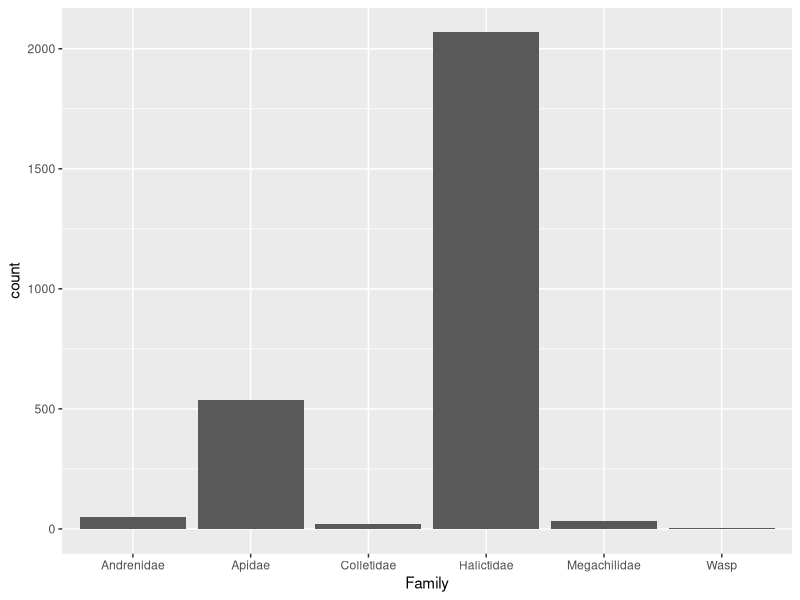
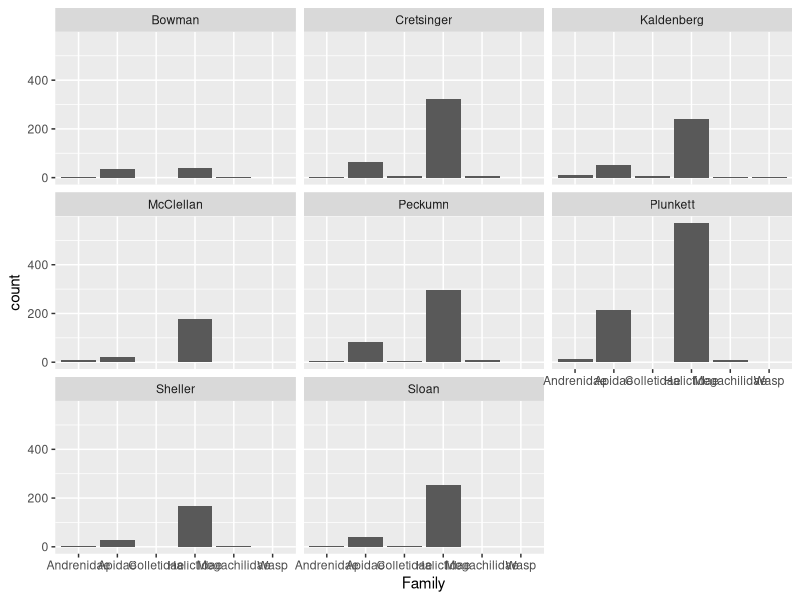
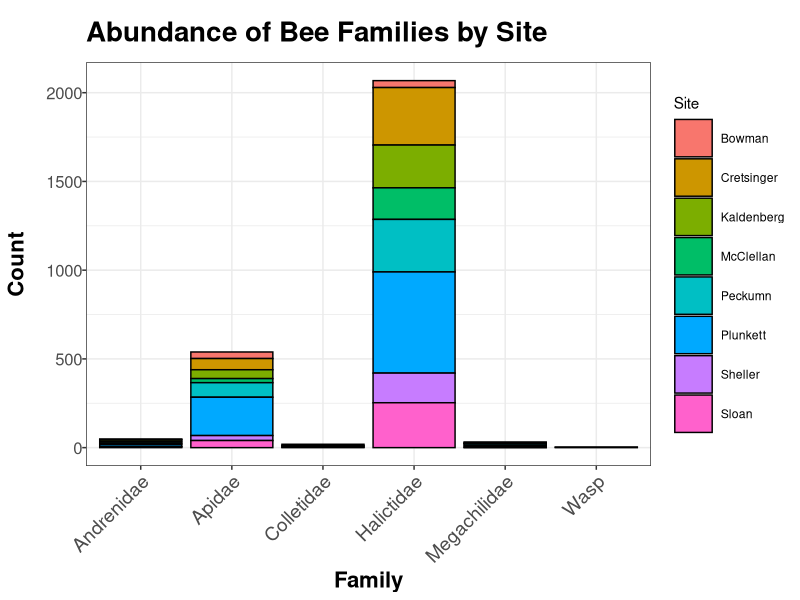

Generate these figures, in order, with R:
##############################################
################### BEES #####################
##############################################

#Set working directory; depends on which computer
#Personal:
setwd("~/ISU/Project/Data/Bees")
#Lab:
setwd("C:/Users/mmackert/Box Sync/Project/Data/Bees")

#Load libraries
library(ggplot2)

#Read in the data
beefamilies <- read.csv("2016 Bee IDs.csv")

#Create a table to visualize the data
table(beefamilies$Family)

#Determine proportions of each family compared to the total
proportions <- table(beefamilies$Family)/sum(table(beefamilies$Family))

#Create bar graph of family count data
ggplot(beefamilies, aes(x = Family)) + 
  geom_bar()

#Plot the count data by site using facet wrap
ggplot(beefamilies, aes(x = Family)) + 
  geom_bar() + 
  facet_wrap( ~ Site)

#Create bar graph of family count data with bars broken up by site
#This one is the best
#OMG SO COOL
ggplot(beefamilies, aes(x = Family, fill = Site)) + 
  geom_bar(color = "black") +
  ggtitle("Abundance of Bee Families by Site") +
  theme_bw() +
  theme(legend.key.size = unit(1, "cm")) +
  theme(plot.title = element_text(size = 20, face = "bold", margin = margin(10, 0, 10, 0))) +
  theme(axis.title = element_text(size = 16, face = "bold")) +
  theme(axis.text.x = element_text(size = 14, angle = 45, hjust = 1)) +
  theme(axis.text.y = element_text(size = 12, margin = margin(0, 0, 0, 10))) +
  labs(y = "Count")
